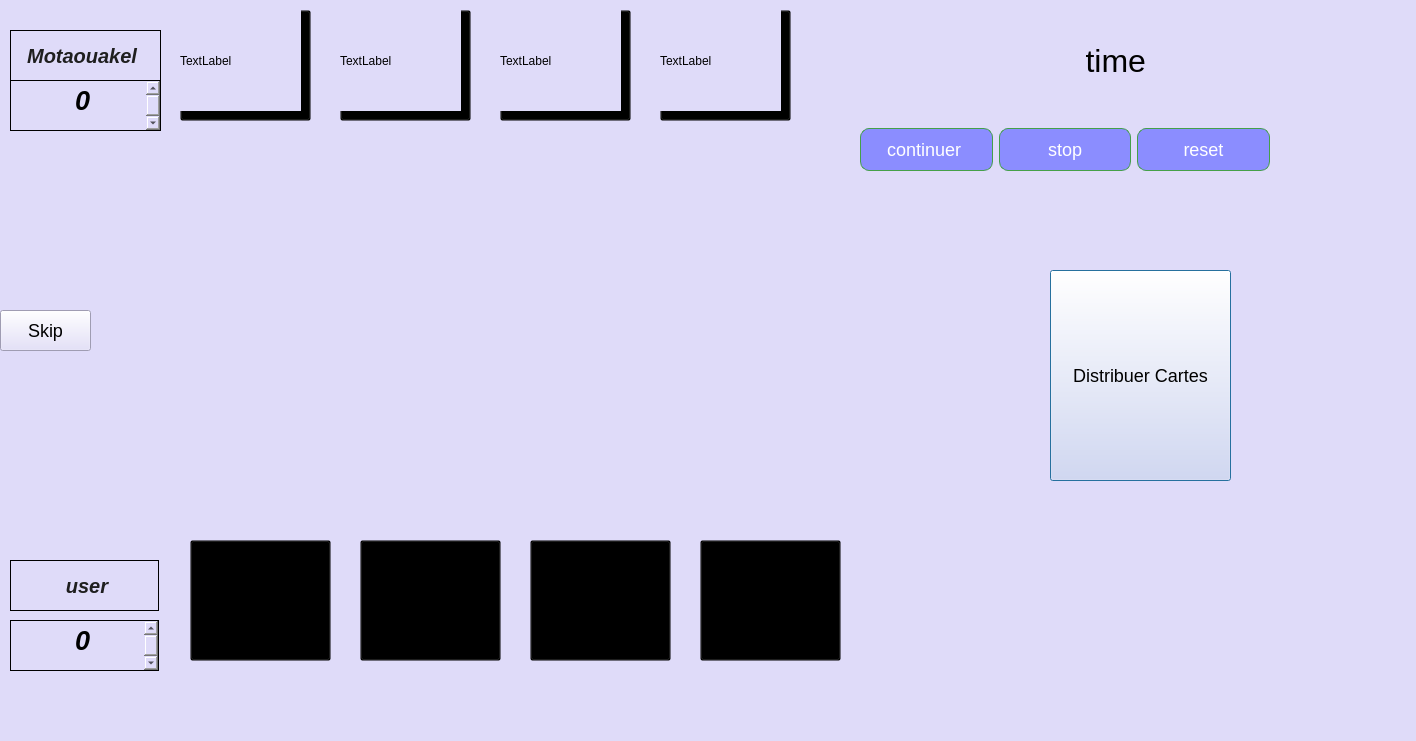
<?xml version="1.0" encoding="UTF-8"?>
<ui version="4.0">
 <class>Dialog</class>
 <widget class="QDialog" name="Dialog">
  <property name="geometry">
   <rect>
    <x>0</x>
    <y>0</y>
    <width>1416</width>
    <height>741</height>
   </rect>
  </property>
  <property name="windowTitle">
   <string>Dialog</string>
  </property>
  <property name="styleSheet">
   <string notr="true">QWidget {
 background-color:rgb(223, 219, 249)  ;
}
QWidget#centralWidget {
    margin: 0;
    padding: 0;
    background-color: red;
}</string>
  </property>
  <widget class="QPushButton" name="jouer">
   <property name="geometry">
    <rect>
     <x>1050</x>
     <y>270</y>
     <width>181</width>
     <height>211</height>
    </rect>
   </property>
   <property name="styleSheet">
    <string notr="true">background:   url(:/images/Free_Playing_Cards_Mockup_7.jpg);
font-size: 18px ; </string>
   </property>
   <property name="text">
    <string>Distribuer Cartes</string>
   </property>
  </widget>
  <widget class="QLabel" name="image_1">
   <property name="geometry">
    <rect>
     <x>90</x>
     <y>170</y>
     <width>141</width>
     <height>141</height>
    </rect>
   </property>
   <property name="styleSheet">
    <string notr="true">
  position: relative; /* Assurez-vous que les autres éléments ont une position relative ou absolue */
    z-index: 0 ;</string>
   </property>
   <property name="text">
    <string/>
   </property>
  </widget>
  <widget class="QPushButton" name="image_5">
   <property name="geometry">
    <rect>
     <x>190</x>
     <y>540</y>
     <width>141</width>
     <height>121</height>
    </rect>
   </property>
   <property name="styleSheet">
    <string notr="true">
    background: transparent;
 position: absolute  ;
z-index : 1 ; 
	



</string>
   </property>
   <property name="text">
    <string/>
   </property>
  </widget>
  <widget class="QPushButton" name="image_6">
   <property name="geometry">
    <rect>
     <x>360</x>
     <y>540</y>
     <width>141</width>
     <height>121</height>
    </rect>
   </property>
   <property name="styleSheet">
    <string notr="true">
    background: transparent;
 position: absolute  ;
z-index : 1 ; 
	



</string>
   </property>
   <property name="text">
    <string/>
   </property>
  </widget>
  <widget class="QPushButton" name="image_7">
   <property name="geometry">
    <rect>
     <x>530</x>
     <y>540</y>
     <width>141</width>
     <height>121</height>
    </rect>
   </property>
   <property name="styleSheet">
    <string notr="true">QPushButton {
    background: transparent;
 position: relative;
}

</string>
   </property>
   <property name="text">
    <string/>
   </property>
  </widget>
  <widget class="QPushButton" name="image_8">
   <property name="geometry">
    <rect>
     <x>700</x>
     <y>540</y>
     <width>141</width>
     <height>121</height>
    </rect>
   </property>
   <property name="styleSheet">
    <string notr="true">QPushButton {
    background: transparent;
 position: relative;
}

</string>
   </property>
   <property name="text">
    <string/>
   </property>
  </widget>
  <widget class="QPushButton" name="image_12">
   <property name="geometry">
    <rect>
     <x>180</x>
     <y>10</y>
     <width>131</width>
     <height>111</height>
    </rect>
   </property>
   <property name="styleSheet">
    <string notr="true">QPushButton {
    background: transparent;
}</string>
   </property>
   <property name="text">
    <string/>
   </property>
  </widget>
  <widget class="QPushButton" name="image_11">
   <property name="geometry">
    <rect>
     <x>340</x>
     <y>10</y>
     <width>131</width>
     <height>111</height>
    </rect>
   </property>
   <property name="styleSheet">
    <string notr="true">QPushButton {
    background: transparent;
}</string>
   </property>
   <property name="text">
    <string/>
   </property>
  </widget>
  <widget class="QPushButton" name="image_10">
   <property name="geometry">
    <rect>
     <x>500</x>
     <y>10</y>
     <width>131</width>
     <height>111</height>
    </rect>
   </property>
   <property name="styleSheet">
    <string notr="true">QPushButton {
    background: transparent;
}</string>
   </property>
   <property name="text">
    <string/>
   </property>
  </widget>
  <widget class="QPushButton" name="image_9">
   <property name="geometry">
    <rect>
     <x>660</x>
     <y>10</y>
     <width>131</width>
     <height>111</height>
    </rect>
   </property>
   <property name="styleSheet">
    <string notr="true">QPushButton {
    background: transparent;
}</string>
   </property>
   <property name="text">
    <string/>
   </property>
  </widget>
  <widget class="QPushButton" name="skip">
   <property name="geometry">
    <rect>
     <x>0</x>
     <y>310</y>
     <width>91</width>
     <height>41</height>
    </rect>
   </property>
   <property name="styleSheet">
    <string notr="true">font-size:18px ; </string>
   </property>
   <property name="text">
    <string>Skip</string>
   </property>
  </widget>
  <widget class="QLabel" name="label_3">
   <property name="geometry">
    <rect>
     <x>180</x>
     <y>10</y>
     <width>121</width>
     <height>101</height>
    </rect>
   </property>
   <property name="text">
    <string>TextLabel</string>
   </property>
  </widget>
  <widget class="QLabel" name="label_4">
   <property name="geometry">
    <rect>
     <x>340</x>
     <y>10</y>
     <width>121</width>
     <height>101</height>
    </rect>
   </property>
   <property name="text">
    <string>TextLabel</string>
   </property>
  </widget>
  <widget class="QLabel" name="label_5">
   <property name="geometry">
    <rect>
     <x>500</x>
     <y>10</y>
     <width>121</width>
     <height>101</height>
    </rect>
   </property>
   <property name="text">
    <string>TextLabel</string>
   </property>
  </widget>
  <widget class="QLabel" name="label_6">
   <property name="geometry">
    <rect>
     <x>660</x>
     <y>10</y>
     <width>121</width>
     <height>101</height>
    </rect>
   </property>
   <property name="text">
    <string>TextLabel</string>
   </property>
  </widget>
  <widget class="QLabel" name="image_2">
   <property name="geometry">
    <rect>
     <x>290</x>
     <y>170</y>
     <width>141</width>
     <height>141</height>
    </rect>
   </property>
   <property name="styleSheet">
    <string notr="true">  position: relative; /* Assurez-vous que les autres éléments ont une position relative ou absolue */
    z-index: 1;</string>
   </property>
   <property name="text">
    <string/>
   </property>
  </widget>
  <widget class="QLabel" name="image_4">
   <property name="geometry">
    <rect>
     <x>90</x>
     <y>350</y>
     <width>141</width>
     <height>141</height>
    </rect>
   </property>
   <property name="styleSheet">
    <string notr="true"> position: relative;
</string>
   </property>
   <property name="text">
    <string/>
   </property>
  </widget>
  <widget class="QLabel" name="image_3">
   <property name="geometry">
    <rect>
     <x>290</x>
     <y>350</y>
     <width>141</width>
     <height>141</height>
    </rect>
   </property>
   <property name="styleSheet">
    <string notr="true"> position: relative;</string>
   </property>
   <property name="text">
    <string/>
   </property>
  </widget>
  <widget class="QLabel" name="image_13">
   <property name="geometry">
    <rect>
     <x>490</x>
     <y>170</y>
     <width>141</width>
     <height>141</height>
    </rect>
   </property>
   <property name="styleSheet">
    <string notr="true">  position: relative; /* Assurez-vous que les autres éléments ont une position relative ou absolue */
    z-index: 1;</string>
   </property>
   <property name="text">
    <string/>
   </property>
  </widget>
  <widget class="QLabel" name="image_15">
   <property name="geometry">
    <rect>
     <x>690</x>
     <y>170</y>
     <width>141</width>
     <height>141</height>
    </rect>
   </property>
   <property name="styleSheet">
    <string notr="true">  position: relative; /* Assurez-vous que les autres éléments ont une position relative ou absolue */
    z-index: 1;</string>
   </property>
   <property name="text">
    <string/>
   </property>
  </widget>
  <widget class="QLabel" name="image_16">
   <property name="geometry">
    <rect>
     <x>710</x>
     <y>350</y>
     <width>141</width>
     <height>141</height>
    </rect>
   </property>
   <property name="styleSheet">
    <string notr="true"> position: relative;</string>
   </property>
   <property name="text">
    <string/>
   </property>
  </widget>
  <widget class="QLabel" name="image_14">
   <property name="geometry">
    <rect>
     <x>500</x>
     <y>350</y>
     <width>141</width>
     <height>141</height>
    </rect>
   </property>
   <property name="styleSheet">
    <string notr="true"> position: relative;</string>
   </property>
   <property name="text">
    <string/>
   </property>
  </widget>
  <widget class="QWidget" name="layoutWidget">
   <property name="geometry">
    <rect>
     <x>10</x>
     <y>30</y>
     <width>151</width>
     <height>51</height>
    </rect>
   </property>
   <layout class="QVBoxLayout" name="verticalLayout_2">
    <item>
     <widget class="QLabel" name="name_2">
      <property name="styleSheet">
       <string notr="true">QLabel{
font-size : 20px ; 
text-align : center ; font-family: &quot;Arial&quot;, sans-serif;
color : rgb(31, 31, 31); 
font-weight: bold;
font-style: italic; /* Options: normal, italic, or oblique */
border: 1px solid black; 

}</string>
      </property>
      <property name="text">
       <string>  Motaouakel</string>
      </property>
     </widget>
    </item>
   </layout>
  </widget>
  <widget class="QLabel" name="lblTimer">
   <property name="geometry">
    <rect>
     <x>970</x>
     <y>20</y>
     <width>211</width>
     <height>82</height>
    </rect>
   </property>
   <property name="styleSheet">
    <string notr="true">
font-size : 32px ; 

font-widht : bold ; 

text-align : center ;
 font-family : arial ;</string>
   </property>
   <property name="text">
    <string>             time</string>
   </property>
  </widget>
  <widget class="QWidget" name="layoutWidget">
   <property name="geometry">
    <rect>
     <x>860</x>
     <y>110</y>
     <width>410</width>
     <height>79</height>
    </rect>
   </property>
   <layout class="QHBoxLayout" name="horizontalLayout_3">
    <item>
     <widget class="QPushButton" name="continuer">
      <property name="styleSheet">
       <string notr="true">
/* Style des boutons */
QPushButton {
    padding: 10px 15px; /* Espacement interne des boutons */
    background-color: rgb(139, 141, 255); /* Couleur de fond du bouton */
    color: #ffffff; /* Couleur du texte du bouton */
    border: 1px solid #45a049; /* Bordure du bouton */
    border-radius: 9px; /* Coins arrondis du bouton */
font-size : 18px ; 
font-family: arial ; 
width : 100px   ; 
}

/* Style des boutons au survol */
QPushButton:hover {
    background-color: #45a049; /* Couleur de fond au survol */
}
/* Style des boutons enfoncés */
QPushButton:pressed {
    background-color: #3c823a; /* Couleur de fond lorsque le bouton est enfoncé */
    border: 1px solid #367532; /* Bordure lorsque le bouton est enfoncé */
}</string>
      </property>
      <property name="text">
       <string>continuer </string>
      </property>
     </widget>
    </item>
    <item>
     <widget class="QPushButton" name="stop">
      <property name="styleSheet">
       <string notr="true">

/* Style des boutons */
QPushButton {
    padding: 10px 15px; /* Espacement interne des boutons */
    background-color: rgb(139, 141, 255); /* Couleur de fond du bouton */
    color: #ffffff; /* Couleur du texte du bouton */
    border: 1px solid #45a049; /* Bordure du bouton */
    border-radius: 9px; /* Coins arrondis du bouton */
font-size : 18px ; 
font-family: arial ; 
width : 100px   ; 
}

/* Style des boutons au survol */
QPushButton:hover {
    background-color: #45a049; /* Couleur de fond au survol */
}
/* Style des boutons enfoncés */
QPushButton:pressed {
    background-color: #3c823a; /* Couleur de fond lorsque le bouton est enfoncé */
    border: 1px solid #367532; /* Bordure lorsque le bouton est enfoncé */
}</string>
      </property>
      <property name="text">
       <string>stop</string>
      </property>
     </widget>
    </item>
    <item>
     <widget class="QPushButton" name="reset">
      <property name="styleSheet">
       <string notr="true">
/* Style des boutons */
QPushButton {
    padding: 10px 15px; /* Espacement interne des boutons */
    background-color: rgb(139, 141, 255); /* Couleur de fond du bouton */
    color: #ffffff; /* Couleur du texte du bouton */
    border: 1px solid #45a049; /* Bordure du bouton */
    border-radius: 9px; /* Coins arrondis du bouton */
font-size : 18px ; 
font-family: arial ; 
width : 100px   ; 
}

/* Style des boutons au survol */
QPushButton:hover {
    background-color: #45a049; /* Couleur de fond au survol */
}
/* Style des boutons enfoncés */
QPushButton:pressed {
    background-color: #3c823a; /* Couleur de fond lorsque le bouton est enfoncé */
    border: 1px solid #367532; /* Bordure lorsque le bouton est enfoncé */
}</string>
      </property>
      <property name="text">
       <string>reset</string>
      </property>
     </widget>
    </item>
   </layout>
  </widget>
  <widget class="QTextEdit" name="bot_score">
   <property name="geometry">
    <rect>
     <x>10</x>
     <y>80</y>
     <width>151</width>
     <height>51</height>
    </rect>
   </property>
   <property name="styleSheet">
    <string notr="true">font-size : 28px ; 
text-align : center ;
padding-left : 60px ; 
 font-family : arialrgb(50, 50, 50) ;
border: 1px solid black; 
</string>
   </property>
   <property name="html">
    <string>&lt;!DOCTYPE HTML PUBLIC &quot;-//W3C//DTD HTML 4.0//EN&quot; &quot;http://www.w3.org/TR/REC-html40/strict.dtd&quot;&gt;
&lt;html&gt;&lt;head&gt;&lt;meta name=&quot;qrichtext&quot; content=&quot;1&quot; /&gt;&lt;meta charset=&quot;utf-8&quot; /&gt;&lt;style type=&quot;text/css&quot;&gt;
p, li { white-space: pre-wrap; }
hr { height: 1px; border-width: 0; }
li.unchecked::marker { content: &quot;\2610&quot;; }
li.checked::marker { content: &quot;\2612&quot;; }
&lt;/style&gt;&lt;/head&gt;&lt;body style=&quot; font-family:'Segoe UI'; font-size:28px; font-weight:400; font-style:normal;&quot;&gt;
&lt;p style=&quot; margin-top:0px; margin-bottom:0px; margin-left:0px; margin-right:0px; -qt-block-indent:0; text-indent:0px;&quot;&gt;&lt;span style=&quot; font-size:20pt; font-weight:700; font-style:italic;&quot;&gt;0&lt;/span&gt;&lt;/p&gt;
&lt;p style=&quot;-qt-paragraph-type:empty; margin-top:0px; margin-bottom:0px; margin-left:0px; margin-right:0px; -qt-block-indent:0; text-indent:0px; font-size:20pt; font-weight:700; font-style:italic;&quot;&gt;&lt;br /&gt;&lt;/p&gt;&lt;/body&gt;&lt;/html&gt;</string>
   </property>
  </widget>
  <widget class="QTextEdit" name="user_score">
   <property name="geometry">
    <rect>
     <x>10</x>
     <y>620</y>
     <width>149</width>
     <height>51</height>
    </rect>
   </property>
   <property name="styleSheet">
    <string notr="true">font-size : 28px ; 
text-align : center ;
padding-left : 60px ; 
 font-family : arialrgb(50, 50, 50) ;
border: 1px solid black; 
</string>
   </property>
   <property name="html">
    <string>&lt;!DOCTYPE HTML PUBLIC &quot;-//W3C//DTD HTML 4.0//EN&quot; &quot;http://www.w3.org/TR/REC-html40/strict.dtd&quot;&gt;
&lt;html&gt;&lt;head&gt;&lt;meta name=&quot;qrichtext&quot; content=&quot;1&quot; /&gt;&lt;meta charset=&quot;utf-8&quot; /&gt;&lt;style type=&quot;text/css&quot;&gt;
p, li { white-space: pre-wrap; }
hr { height: 1px; border-width: 0; }
li.unchecked::marker { content: &quot;\2610&quot;; }
li.checked::marker { content: &quot;\2612&quot;; }
&lt;/style&gt;&lt;/head&gt;&lt;body style=&quot; font-family:'Segoe UI'; font-size:28px; font-weight:400; font-style:normal;&quot;&gt;
&lt;p style=&quot; margin-top:0px; margin-bottom:0px; margin-left:0px; margin-right:0px; -qt-block-indent:0; text-indent:0px;&quot;&gt;&lt;span style=&quot; font-size:20pt; font-weight:700; font-style:italic;&quot;&gt;0&lt;/span&gt;&lt;/p&gt;
&lt;p style=&quot;-qt-paragraph-type:empty; margin-top:0px; margin-bottom:0px; margin-left:0px; margin-right:0px; -qt-block-indent:0; text-indent:0px; font-size:20pt; font-weight:700; font-style:italic;&quot;&gt;&lt;br /&gt;&lt;/p&gt;&lt;/body&gt;&lt;/html&gt;</string>
   </property>
  </widget>
  <widget class="QLabel" name="name">
   <property name="geometry">
    <rect>
     <x>10</x>
     <y>560</y>
     <width>149</width>
     <height>51</height>
    </rect>
   </property>
   <property name="styleSheet">
    <string notr="true">QLabel{
font-size : 20px ; 
text-align : center ; font-family: &quot;Arial&quot;, sans-serif;
color : rgb(31, 31, 31); 
font-weight: bold;
font-style: italic; /* Options: normal, italic, or oblique */
border: 1px solid black; 

}</string>
   </property>
   <property name="text">
    <string>         user</string>
   </property>
  </widget>
  <zorder>layoutWidget</zorder>
  <zorder>image_12</zorder>
  <zorder>jouer</zorder>
  <zorder>image_1</zorder>
  <zorder>image_5</zorder>
  <zorder>image_6</zorder>
  <zorder>image_7</zorder>
  <zorder>image_8</zorder>
  <zorder>image_11</zorder>
  <zorder>image_10</zorder>
  <zorder>image_9</zorder>
  <zorder>skip</zorder>
  <zorder>label_3</zorder>
  <zorder>label_4</zorder>
  <zorder>label_5</zorder>
  <zorder>label_6</zorder>
  <zorder>image_2</zorder>
  <zorder>image_4</zorder>
  <zorder>image_3</zorder>
  <zorder>image_13</zorder>
  <zorder>image_15</zorder>
  <zorder>image_16</zorder>
  <zorder>image_14</zorder>
  <zorder>lblTimer</zorder>
  <zorder>layoutWidget</zorder>
  <zorder>bot_score</zorder>
  <zorder>user_score</zorder>
  <zorder>name</zorder>
 </widget>
 <resources/>
 <connections/>
</ui>
